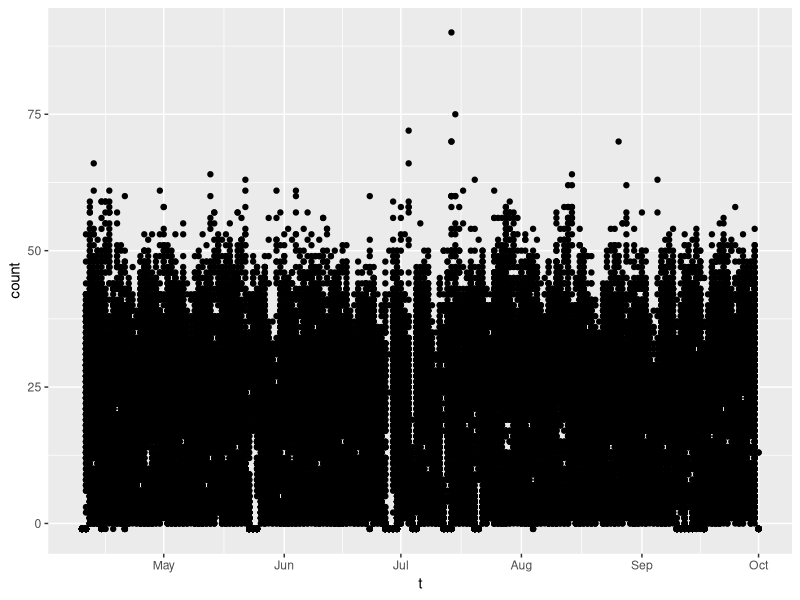
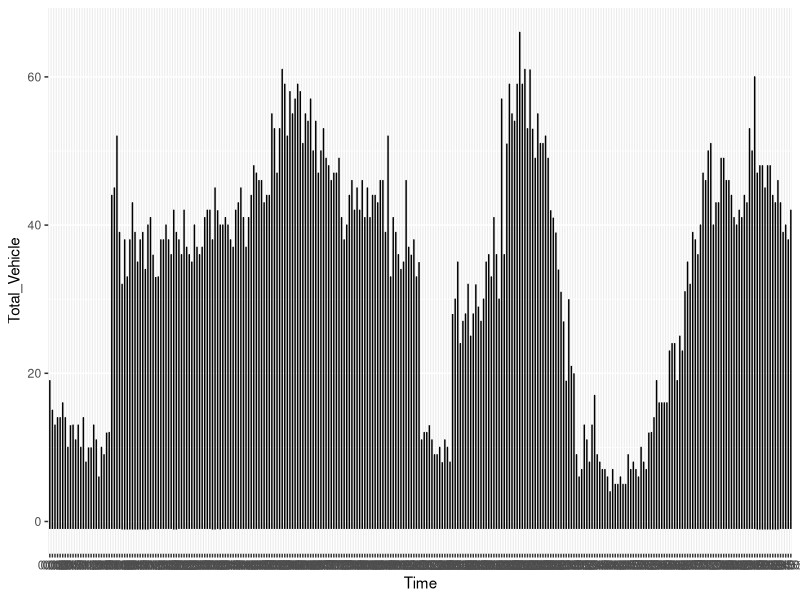

Reproduce these figures in R, in order.
tData <- read.csv("data.txt")
names(tData) <- c("timeStamp","count")


Date <- format(as.Date(tData$timeStamp,format="%m/%d/%Y"), "%d")
Month <- format(as.Date(tData$timeStamp,format="%m/%d/%Y"), "%m")
Year <- format(as.Date(tData$timeStamp,format="%m/%d/%Y"), "%Y")


# for Test

t<- as.Date( tData$timeStamp, '%m/%d/%Y')
tData$t <- t
require(ggplot2)
ggplot( data = tData, aes( t, count)) + geom_point() 

##########

# Shashank Code 

train=read.csv("data.txt",header = F)

new <- do.call( rbind , strsplit( as.character( train$V1 ) , " " ) )

train=cbind( train , Time = new[,2] , Date = new[,1] )

train$Date=as.Date(train$Date,"%m/%d/%Y")
df <- data.frame(date = train$Date,
                 year = as.numeric(format(train$Date, format = "%Y")),
                 month = as.numeric(format(train$Date, format = "%m")),
                 day = as.numeric(format(train$Date, format = "%d")))

df$date<-NULL
df$Time=train$Time
df$Total_Vehicle=train$V2

#######################

## Continue with shashank code

allData <- df

t <- paste(train$Date,train$Time,sep = " ")

ggplot( data = subset(allData,month==4), aes( Time, Total_Vehicle)) + geom_line() 


